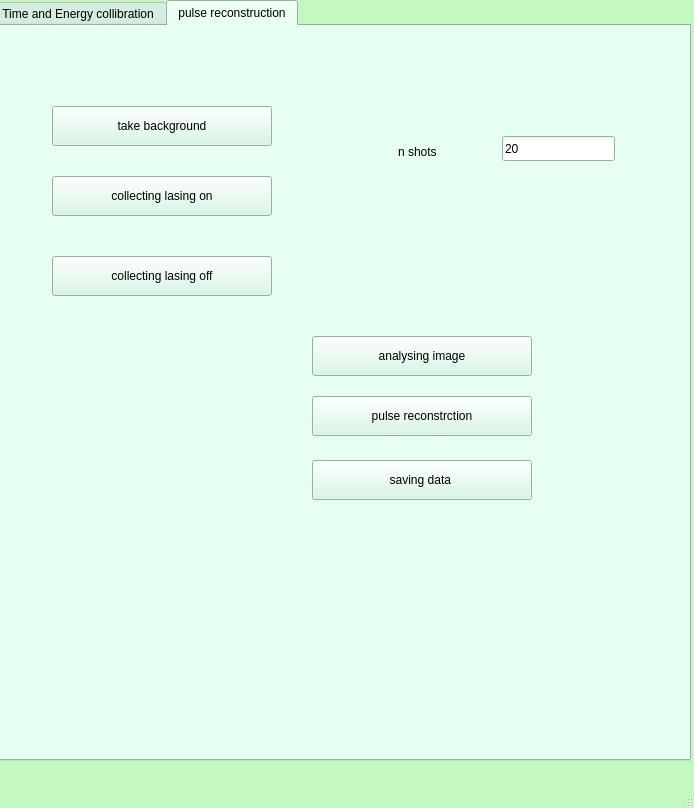
<?xml version="1.0" encoding="UTF-8"?>
<ui version="4.0">
 <class>MainWindow</class>
 <widget class="QMainWindow" name="MainWindow">
  <property name="geometry">
   <rect>
    <x>0</x>
    <y>0</y>
    <width>694</width>
    <height>808</height>
   </rect>
  </property>
  <property name="maximumSize">
   <size>
    <width>10000000</width>
    <height>16777215</height>
   </size>
  </property>
  <property name="palette">
   <palette>
    <active>
     <colorrole role="Button">
      <brush brushstyle="SolidPattern">
       <color alpha="255">
        <red>138</red>
        <green>226</green>
        <blue>52</blue>
       </color>
      </brush>
     </colorrole>
     <colorrole role="Base">
      <brush brushstyle="SolidPattern">
       <color alpha="255">
        <red>255</red>
        <green>255</green>
        <blue>255</blue>
       </color>
      </brush>
     </colorrole>
     <colorrole role="Window">
      <brush brushstyle="SolidPattern">
       <color alpha="255">
        <red>195</red>
        <green>248</green>
        <blue>192</blue>
       </color>
      </brush>
     </colorrole>
     <colorrole role="Shadow">
      <brush brushstyle="SolidPattern">
       <color alpha="255">
        <red>207</red>
        <green>231</green>
        <blue>250</blue>
       </color>
      </brush>
     </colorrole>
     <colorrole role="Highlight">
      <brush brushstyle="SolidPattern">
       <color alpha="255">
        <red>207</red>
        <green>231</green>
        <blue>250</blue>
       </color>
      </brush>
     </colorrole>
    </active>
    <inactive>
     <colorrole role="Button">
      <brush brushstyle="SolidPattern">
       <color alpha="255">
        <red>138</red>
        <green>226</green>
        <blue>52</blue>
       </color>
      </brush>
     </colorrole>
     <colorrole role="Base">
      <brush brushstyle="SolidPattern">
       <color alpha="255">
        <red>255</red>
        <green>255</green>
        <blue>255</blue>
       </color>
      </brush>
     </colorrole>
     <colorrole role="Window">
      <brush brushstyle="SolidPattern">
       <color alpha="255">
        <red>195</red>
        <green>248</green>
        <blue>192</blue>
       </color>
      </brush>
     </colorrole>
     <colorrole role="Shadow">
      <brush brushstyle="SolidPattern">
       <color alpha="255">
        <red>207</red>
        <green>231</green>
        <blue>250</blue>
       </color>
      </brush>
     </colorrole>
     <colorrole role="Highlight">
      <brush brushstyle="SolidPattern">
       <color alpha="255">
        <red>207</red>
        <green>231</green>
        <blue>250</blue>
       </color>
      </brush>
     </colorrole>
    </inactive>
    <disabled>
     <colorrole role="Button">
      <brush brushstyle="SolidPattern">
       <color alpha="255">
        <red>138</red>
        <green>226</green>
        <blue>52</blue>
       </color>
      </brush>
     </colorrole>
     <colorrole role="Base">
      <brush brushstyle="SolidPattern">
       <color alpha="255">
        <red>195</red>
        <green>248</green>
        <blue>192</blue>
       </color>
      </brush>
     </colorrole>
     <colorrole role="Window">
      <brush brushstyle="SolidPattern">
       <color alpha="255">
        <red>195</red>
        <green>248</green>
        <blue>192</blue>
       </color>
      </brush>
     </colorrole>
     <colorrole role="Shadow">
      <brush brushstyle="SolidPattern">
       <color alpha="255">
        <red>207</red>
        <green>231</green>
        <blue>250</blue>
       </color>
      </brush>
     </colorrole>
     <colorrole role="Highlight">
      <brush brushstyle="SolidPattern">
       <color alpha="255">
        <red>145</red>
        <green>145</green>
        <blue>145</blue>
       </color>
      </brush>
     </colorrole>
    </disabled>
   </palette>
  </property>
  <property name="windowTitle">
   <string>MainWindow</string>
  </property>
  <property name="autoFillBackground">
   <bool>true</bool>
  </property>
  <widget class="QWidget" name="centralwidget">
   <property name="palette">
    <palette>
     <active>
      <colorrole role="Base">
       <brush brushstyle="SolidPattern">
        <color alpha="255">
         <red>255</red>
         <green>255</green>
         <blue>255</blue>
        </color>
       </brush>
      </colorrole>
      <colorrole role="Window">
       <brush brushstyle="SolidPattern">
        <color alpha="255">
         <red>209</red>
         <green>247</green>
         <blue>226</blue>
        </color>
       </brush>
      </colorrole>
     </active>
     <inactive>
      <colorrole role="Base">
       <brush brushstyle="SolidPattern">
        <color alpha="255">
         <red>255</red>
         <green>255</green>
         <blue>255</blue>
        </color>
       </brush>
      </colorrole>
      <colorrole role="Window">
       <brush brushstyle="SolidPattern">
        <color alpha="255">
         <red>209</red>
         <green>247</green>
         <blue>226</blue>
        </color>
       </brush>
      </colorrole>
     </inactive>
     <disabled>
      <colorrole role="Base">
       <brush brushstyle="SolidPattern">
        <color alpha="255">
         <red>209</red>
         <green>247</green>
         <blue>226</blue>
        </color>
       </brush>
      </colorrole>
      <colorrole role="Window">
       <brush brushstyle="SolidPattern">
        <color alpha="255">
         <red>209</red>
         <green>247</green>
         <blue>226</blue>
        </color>
       </brush>
      </colorrole>
     </disabled>
    </palette>
   </property>
   <widget class="QTabWidget" name="timeandenergycollib">
    <property name="geometry">
     <rect>
      <x>-10</x>
      <y>0</y>
      <width>701</width>
      <height>761</height>
     </rect>
    </property>
    <property name="palette">
     <palette>
      <active>
       <colorrole role="Button">
        <brush brushstyle="SolidPattern">
         <color alpha="255">
          <red>209</red>
          <green>247</green>
          <blue>226</blue>
         </color>
        </brush>
       </colorrole>
      </active>
      <inactive>
       <colorrole role="Button">
        <brush brushstyle="SolidPattern">
         <color alpha="255">
          <red>209</red>
          <green>247</green>
          <blue>226</blue>
         </color>
        </brush>
       </colorrole>
      </inactive>
      <disabled>
       <colorrole role="Button">
        <brush brushstyle="SolidPattern">
         <color alpha="255">
          <red>209</red>
          <green>247</green>
          <blue>226</blue>
         </color>
        </brush>
       </colorrole>
      </disabled>
     </palette>
    </property>
    <property name="currentIndex">
     <number>1</number>
    </property>
    <widget class="QWidget" name="tab">
     <attribute name="title">
      <string>Time and Energy collibration</string>
     </attribute>
     <widget class="QGroupBox" name="groupBox">
      <property name="geometry">
       <rect>
        <x>40</x>
        <y>570</y>
        <width>291</width>
        <height>141</height>
       </rect>
      </property>
      <property name="title">
       <string>pulse duration measeremtn</string>
      </property>
      <widget class="QLineEdit" name="lineEdit_4">
       <property name="geometry">
        <rect>
         <x>110</x>
         <y>30</y>
         <width>113</width>
         <height>25</height>
        </rect>
       </property>
      </widget>
      <widget class="QLabel" name="label_5">
       <property name="geometry">
        <rect>
         <x>10</x>
         <y>30</y>
         <width>67</width>
         <height>17</height>
        </rect>
       </property>
       <property name="text">
        <string>1st phase</string>
       </property>
      </widget>
      <widget class="QLineEdit" name="lineEdit_5">
       <property name="geometry">
        <rect>
         <x>110</x>
         <y>60</y>
         <width>113</width>
         <height>25</height>
        </rect>
       </property>
      </widget>
      <widget class="QLabel" name="label_8">
       <property name="geometry">
        <rect>
         <x>10</x>
         <y>60</y>
         <width>81</width>
         <height>17</height>
        </rect>
       </property>
       <property name="text">
        <string>2nd phase</string>
       </property>
      </widget>
      <widget class="QPushButton" name="pushButton">
       <property name="geometry">
        <rect>
         <x>40</x>
         <y>100</y>
         <width>201</width>
         <height>25</height>
        </rect>
       </property>
       <property name="text">
        <string>temporla measrement</string>
       </property>
      </widget>
     </widget>
     <widget class="QFrame" name="frame">
      <property name="geometry">
       <rect>
        <x>30</x>
        <y>10</y>
        <width>561</width>
        <height>301</height>
       </rect>
      </property>
      <property name="frameShape">
       <enum>QFrame::StyledPanel</enum>
      </property>
      <property name="frameShadow">
       <enum>QFrame::Raised</enum>
      </property>
     </widget>
     <widget class="QGroupBox" name="groupBox_3">
      <property name="geometry">
       <rect>
        <x>20</x>
        <y>350</y>
        <width>301</width>
        <height>151</height>
       </rect>
      </property>
      <property name="title">
       <string>time collibration</string>
      </property>
      <widget class="QLineEdit" name="phas_min3">
       <property name="geometry">
        <rect>
         <x>30</x>
         <y>60</y>
         <width>41</width>
         <height>22</height>
        </rect>
       </property>
      </widget>
      <widget class="QLabel" name="label_6">
       <property name="geometry">
        <rect>
         <x>0</x>
         <y>60</y>
         <width>31</width>
         <height>16</height>
        </rect>
       </property>
       <property name="text">
        <string>min</string>
       </property>
      </widget>
      <widget class="QLabel" name="label_7">
       <property name="geometry">
        <rect>
         <x>230</x>
         <y>60</y>
         <width>41</width>
         <height>20</height>
        </rect>
       </property>
       <property name="text">
        <string>max</string>
       </property>
      </widget>
      <widget class="QLineEdit" name="lineEdit">
       <property name="geometry">
        <rect>
         <x>260</x>
         <y>60</y>
         <width>41</width>
         <height>22</height>
        </rect>
       </property>
      </widget>
      <widget class="QPushButton" name="time_colli">
       <property name="geometry">
        <rect>
         <x>30</x>
         <y>100</y>
         <width>221</width>
         <height>21</height>
        </rect>
       </property>
       <property name="font">
        <font>
         <family>UnBatang</family>
         <pointsize>11</pointsize>
         <weight>9</weight>
         <italic>true</italic>
         <bold>false</bold>
        </font>
       </property>
       <property name="styleSheet">
        <string notr="true">font: italic 11pt &quot;Ubuntu Mono&quot;;
font: 75 italic 11pt &quot;UnBatang&quot;;</string>
       </property>
       <property name="text">
        <string>do time collibration</string>
       </property>
      </widget>
      <widget class="QSpinBox" name="spinBox">
       <property name="geometry">
        <rect>
         <x>160</x>
         <y>60</y>
         <width>60</width>
         <height>22</height>
        </rect>
       </property>
       <property name="minimum">
        <number>-180</number>
       </property>
       <property name="maximum">
        <number>180</number>
       </property>
      </widget>
      <widget class="QLabel" name="label">
       <property name="geometry">
        <rect>
         <x>86</x>
         <y>60</y>
         <width>71</width>
         <height>20</height>
        </rect>
       </property>
       <property name="text">
        <string>TDS phase</string>
       </property>
      </widget>
     </widget>
     <widget class="QGroupBox" name="groupBox_2">
      <property name="geometry">
       <rect>
        <x>350</x>
        <y>350</y>
        <width>311</width>
        <height>161</height>
       </rect>
      </property>
      <property name="palette">
       <palette>
        <active>
         <colorrole role="Shadow">
          <brush brushstyle="SolidPattern">
           <color alpha="255">
            <red>130</red>
            <green>201</green>
            <blue>252</blue>
           </color>
          </brush>
         </colorrole>
        </active>
        <inactive>
         <colorrole role="Shadow">
          <brush brushstyle="SolidPattern">
           <color alpha="255">
            <red>130</red>
            <green>201</green>
            <blue>252</blue>
           </color>
          </brush>
         </colorrole>
        </inactive>
        <disabled>
         <colorrole role="Shadow">
          <brush brushstyle="SolidPattern">
           <color alpha="255">
            <red>130</red>
            <green>201</green>
            <blue>252</blue>
           </color>
          </brush>
         </colorrole>
        </disabled>
       </palette>
      </property>
      <property name="autoFillBackground">
       <bool>false</bool>
      </property>
      <property name="title">
       <string>energy collibration </string>
      </property>
      <widget class="QPushButton" name="Energy_colli">
       <property name="geometry">
        <rect>
         <x>60</x>
         <y>100</y>
         <width>201</width>
         <height>21</height>
        </rect>
       </property>
       <property name="font">
        <font>
         <family>UnBatang</family>
         <pointsize>11</pointsize>
         <weight>9</weight>
         <italic>true</italic>
         <bold>false</bold>
        </font>
       </property>
       <property name="autoFillBackground">
        <bool>false</bool>
       </property>
       <property name="styleSheet">
        <string notr="true">font: italic 11pt &quot;Ubuntu Mono&quot;;
font: 75 italic 11pt &quot;UnBatang&quot;;</string>
       </property>
       <property name="text">
        <string>measurement by Bending </string>
       </property>
      </widget>
      <widget class="QLabel" name="label_14">
       <property name="geometry">
        <rect>
         <x>190</x>
         <y>110</y>
         <width>71</width>
         <height>16</height>
        </rect>
       </property>
       <property name="text">
        <string/>
       </property>
      </widget>
      <widget class="QLabel" name="label_2">
       <property name="geometry">
        <rect>
         <x>0</x>
         <y>60</y>
         <width>21</width>
         <height>17</height>
        </rect>
       </property>
       <property name="text">
        <string>up</string>
       </property>
      </widget>
      <widget class="QLineEdit" name="lineEdit_2">
       <property name="geometry">
        <rect>
         <x>20</x>
         <y>60</y>
         <width>41</width>
         <height>25</height>
        </rect>
       </property>
      </widget>
      <widget class="QLineEdit" name="lineEdit_3">
       <property name="geometry">
        <rect>
         <x>270</x>
         <y>60</y>
         <width>41</width>
         <height>25</height>
        </rect>
       </property>
      </widget>
      <widget class="QSpinBox" name="spinBox_2">
       <property name="geometry">
        <rect>
         <x>160</x>
         <y>60</y>
         <width>60</width>
         <height>22</height>
        </rect>
       </property>
       <property name="minimum">
        <number>-180</number>
       </property>
       <property name="maximum">
        <number>180</number>
       </property>
      </widget>
      <widget class="QLabel" name="label_3">
       <property name="geometry">
        <rect>
         <x>230</x>
         <y>60</y>
         <width>38</width>
         <height>17</height>
        </rect>
       </property>
       <property name="text">
        <string>down</string>
       </property>
      </widget>
      <widget class="QLabel" name="label_4">
       <property name="geometry">
        <rect>
         <x>70</x>
         <y>60</y>
         <width>91</width>
         <height>20</height>
        </rect>
       </property>
       <property name="font">
        <font>
         <pointsize>10</pointsize>
        </font>
       </property>
       <property name="text">
        <string>Magnet current</string>
       </property>
      </widget>
     </widget>
     <widget class="QPushButton" name="single_measur">
      <property name="geometry">
       <rect>
        <x>190</x>
        <y>530</y>
        <width>281</width>
        <height>31</height>
       </rect>
      </property>
      <property name="text">
       <string>Do single measurment </string>
      </property>
     </widget>
     <widget class="QPushButton" name="pushButton_2">
      <property name="geometry">
       <rect>
        <x>430</x>
        <y>654</y>
        <width>241</width>
        <height>31</height>
       </rect>
      </property>
      <property name="text">
       <string>online measurement</string>
      </property>
     </widget>
    </widget>
    <widget class="QWidget" name="tab_2">
     <attribute name="title">
      <string>pulse reconstruction</string>
     </attribute>
     <widget class="QPushButton" name="pushButton_3">
      <property name="geometry">
       <rect>
        <x>60</x>
        <y>80</y>
        <width>220</width>
        <height>40</height>
       </rect>
      </property>
      <property name="text">
       <string>take background</string>
      </property>
     </widget>
     <widget class="QPushButton" name="pushButton_4">
      <property name="geometry">
       <rect>
        <x>60</x>
        <y>150</y>
        <width>220</width>
        <height>40</height>
       </rect>
      </property>
      <property name="text">
       <string>collecting lasing on</string>
      </property>
     </widget>
     <widget class="QPushButton" name="pushButton_5">
      <property name="geometry">
       <rect>
        <x>60</x>
        <y>230</y>
        <width>220</width>
        <height>40</height>
       </rect>
      </property>
      <property name="text">
       <string>collecting lasing off</string>
      </property>
     </widget>
     <widget class="QPushButton" name="pushButton_6">
      <property name="geometry">
       <rect>
        <x>320</x>
        <y>310</y>
        <width>220</width>
        <height>40</height>
       </rect>
      </property>
      <property name="text">
       <string>analysing image</string>
      </property>
     </widget>
     <widget class="QPushButton" name="pushButton_7">
      <property name="geometry">
       <rect>
        <x>320</x>
        <y>370</y>
        <width>220</width>
        <height>40</height>
       </rect>
      </property>
      <property name="text">
       <string>pulse reconstrction</string>
      </property>
     </widget>
     <widget class="QPushButton" name="pushButton_8">
      <property name="geometry">
       <rect>
        <x>320</x>
        <y>434</y>
        <width>220</width>
        <height>40</height>
       </rect>
      </property>
      <property name="text">
       <string>saving data </string>
      </property>
     </widget>
     <widget class="QLineEdit" name="lineEdit_6">
      <property name="geometry">
       <rect>
        <x>510</x>
        <y>110</y>
        <width>113</width>
        <height>25</height>
       </rect>
      </property>
      <property name="text">
       <string>20</string>
      </property>
     </widget>
     <widget class="QLabel" name="label_9">
      <property name="geometry">
       <rect>
        <x>406</x>
        <y>110</y>
        <width>71</width>
        <height>31</height>
       </rect>
      </property>
      <property name="text">
       <string>n shots</string>
      </property>
     </widget>
    </widget>
   </widget>
  </widget>
  <widget class="QMenuBar" name="menubar">
   <property name="geometry">
    <rect>
     <x>0</x>
     <y>0</y>
     <width>694</width>
     <height>22</height>
    </rect>
   </property>
  </widget>
  <widget class="QStatusBar" name="statusbar"/>
 </widget>
 <resources/>
 <connections/>
</ui>
